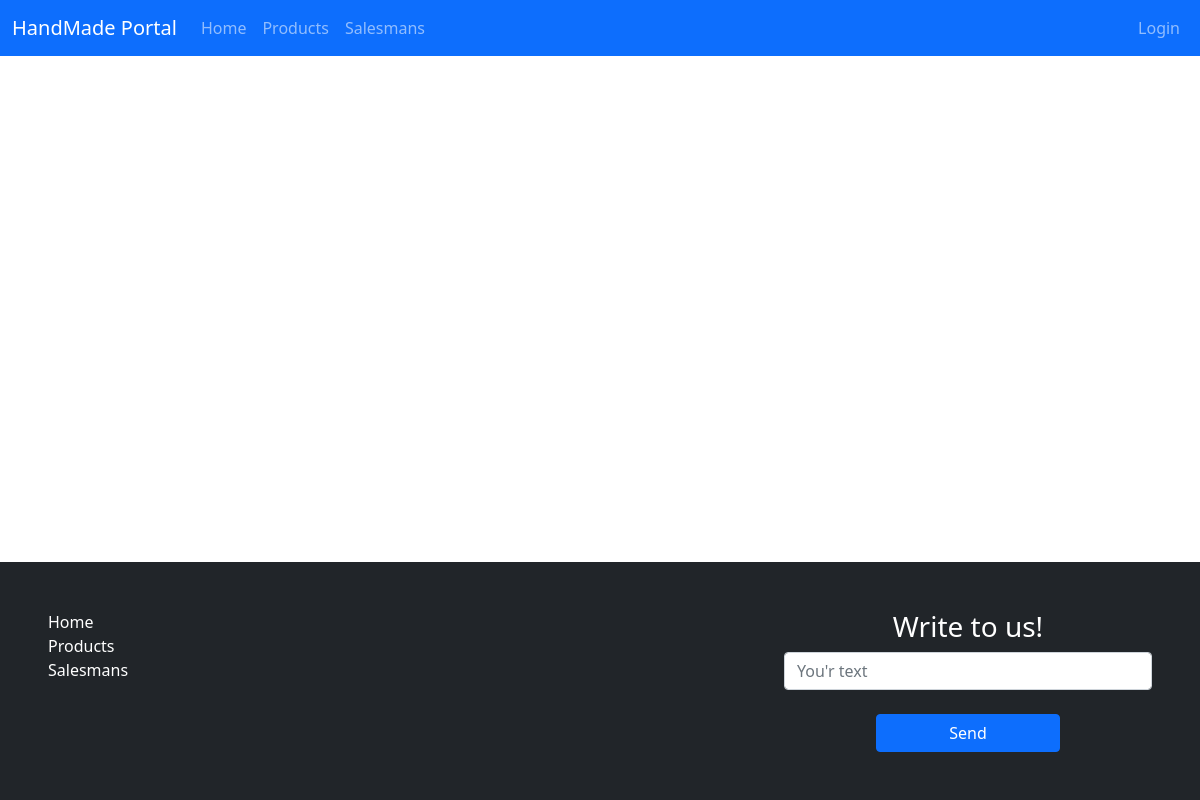
Before: /products/ with the older database file.
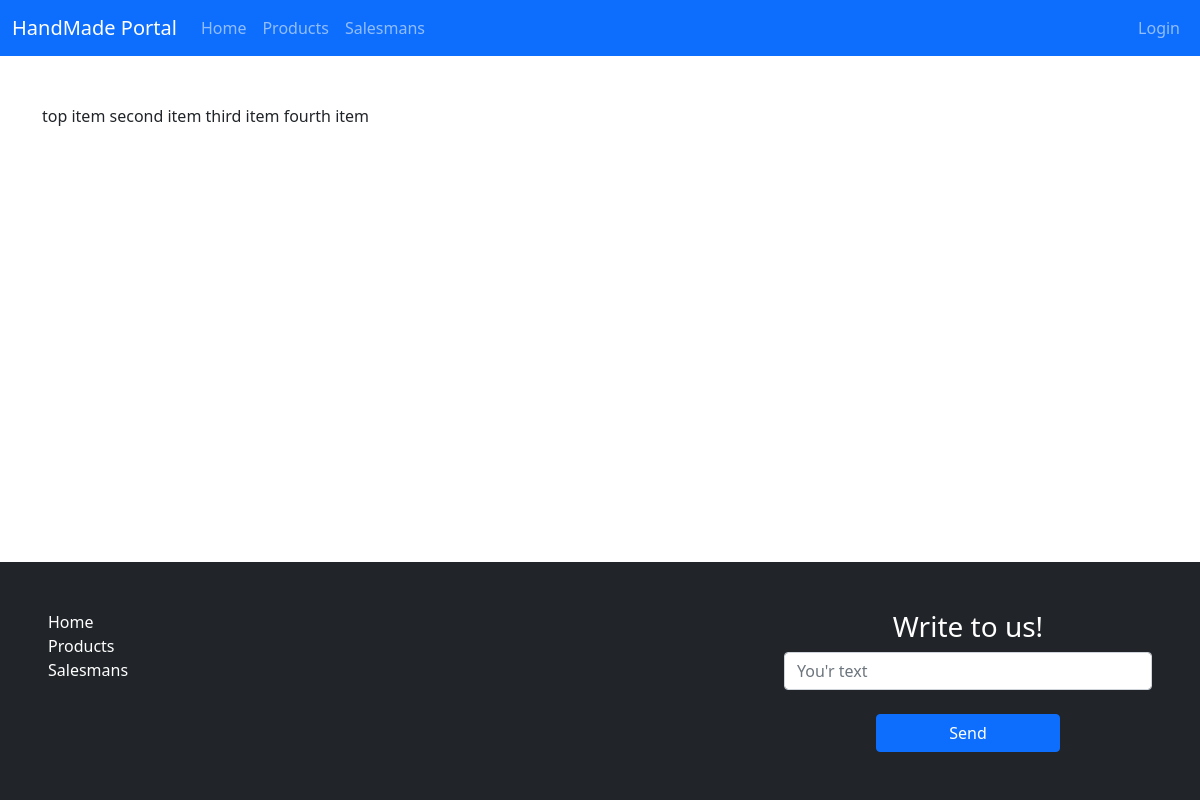
After: the same page with the newer database file.
### products/models.py (models this page shows, shortened)
class Product(models.Model):
	salesman = models.ForeignKey(Profile, verbose_name="Salesman", on_delete=models.CASCADE)
	title = models.CharField("Item name", max_length=255)
	image = models.ImageField("Image")
	describe = models.CharField("Short describe", max_length=255)
	price = models.PositiveIntegerField("Price", default=0)
	is_publish = models.BooleanField("Show in shop", default=True)
	class Meta:
		verbose_name = "Product"
		verbose_name_plural = "Products"

### main/views.py (the view)
# urls.py: path('products/', all_products, name='all_products'),
def all_products(request):
    products = Product.objects.all()
    data = {
        'products': products
    }
    return render(request, 'products/products.html', data)

### products/templates/products/products.html (shortened to what this page needs)
{% extends 'main/base.html' %}
{% block content %}
	{% for i in products %}
		{{ i.title }}
	{% endfor %}
{% endblock %}

Changed rows visible on the page:
added Product: title "top item"
added Product: title "second item"
added Product: title "third item"
added Product: title "fourth item"
